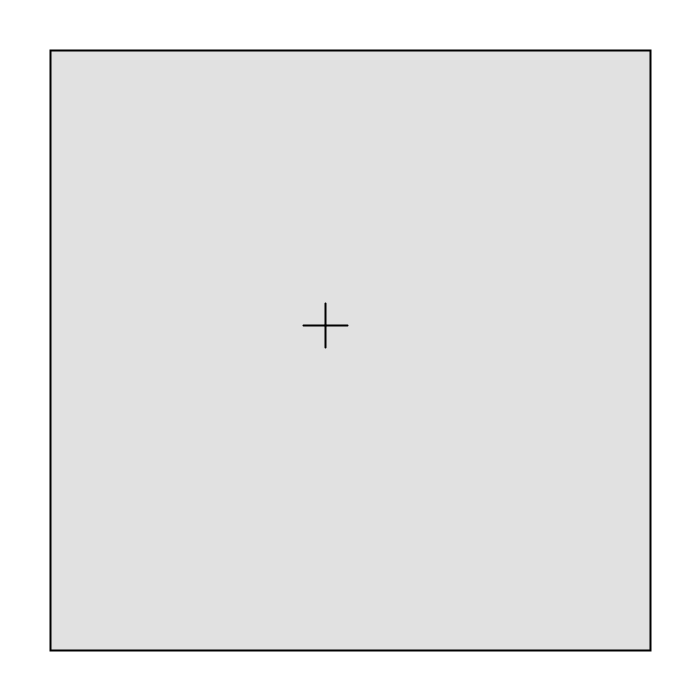
Frame 1 (no input)
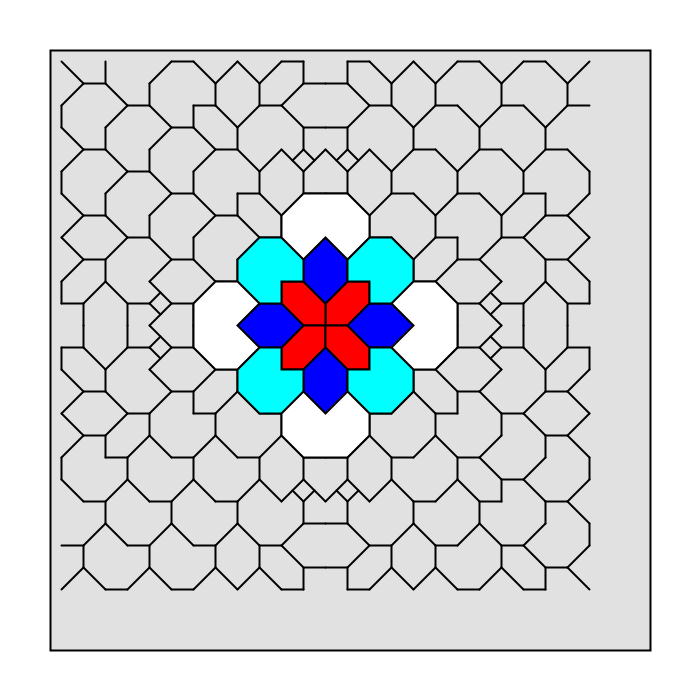
Frame 60 (the mouse pressed at the canvas centre just before this capture)
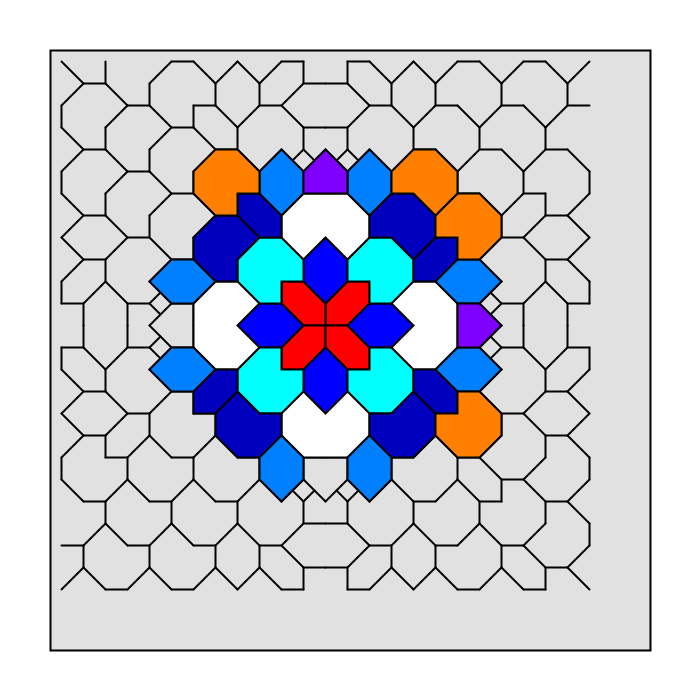
Frame 120 (the mouse held since frame 60 and released just before this capture)

The Processing sketch that drew these frames (run headless with seeded random() and noise(); from frame 60 on, the mouse is pressed at the canvas centre):

// Processing sketch: Cornelian_Crystal_3
// ── Cornelian_Crystal_3.pde
//PARAMETERS
int n = 50;
int fpsLines = 120;
int fpsPolygons = 60;
String colourMode = "distance"; //"distance" or "random"
color[] colours = {color(255,0,0),  color(0,255,0),  color(0,0,255), color(255,255,0), color(0,255,255), color(255,0,255), color(255), 
                   color(190,0,0),  color(0,190,0),  color(0,0,190), 
                   color(128,255,0), color(0,128,255), color(128,0,255), 
                   color(255,128,0), color(0,255,128), color(255,0,128)};
int maxPerimeter = 30;

int lineNumber = 0;
Corner[][] corners;
float cellSize;
ArrayList<Ray> toExpand = new ArrayList<Ray>();
ArrayList<Ray> toExpandNextGen = new ArrayList<Ray>();
ArrayList<Corner> toFill = new ArrayList<Corner>();
boolean running = true;
String phase = "drawing"; //"drawing", "filling", "tracing"
int numColours = colours.length;
int polyCount = 0;
int buffer = 0;
int pad = 50;
int iMid, jMid;
Polygon tracedPoly;
int iTrace;


void setup() {
  size(700, 700);
  background(255);
  strokeWeight(2);
  frameRate(fpsLines);
  if ( n % 2 == 0) n++;
  corners = new Corner[n][n];
  cellSize = (width-2*pad)/n;
   
  initializeGrid();

  iMid = n/2;
  jMid = n/2;

  Ray east = new Ray(iMid, jMid, 0);
  Ray north = new Ray(iMid, jMid, 90);
  Ray west = new Ray(iMid, jMid, 180);
  Ray south  = new Ray(iMid, jMid, 270);
 
  toExpand.add( east );
  toExpand.add( north );
  toExpand.add( west );
  toExpand.add( south );
  
  fill(225);
  square(pad, pad, width-2*pad);
}


void draw() {
  println("Frame", frameCount);
  if( phase.equals( "drawing" )) 
    drawNextGenerationOfEdges();  
  
  else if( phase.equals( "filling" )) 
    fillNextPolygon();
    
  else if( phase.equals( "tracing" ))  {
    println("Tracing...");
    strokeWeight(10);
    Edge e = tracedPoly.edges.get(iTrace);
    stroke(random(0,255),random(0,255),random(0,255));
    line(e.start.x, e.start.y, e.end.x, e.end.y);
    iTrace++;
    if (iTrace >= tracedPoly.edges.size() )
      phase = "filling";
  }
}

// ── a_Corner.pde
class Corner {
  int x, y;
  int i, j;
  int visitCount;
  boolean closed;
  ArrayList<Corner> connectedCorners;
  ArrayList<Edge> edgesOut, edgesIn;
  
  Corner(int x, int y, int i, int j) {
    this.x = x;
    this.y = y;
    this.i = i;
    this.j = j;
    this.visitCount = 0;
    this.closed = false;
    this.connectedCorners = new ArrayList<Corner>();
    this.edgesOut = new ArrayList<Edge>();
    this.edgesIn = new ArrayList<Edge>();
  }
  
  
  boolean isConnectedTo( Corner other ) {
    return this.connectedCorners.contains( other );
  }
  
  
  void disconnect() {
    this.edgesOut = new ArrayList<Edge>();
  }
  
  
  boolean isOnBorder() {
    return this.i==0 || this.i == n-1 || this.j==0 || this.j == n-1;
  }
  
  
  String info() {
    return this.i + "," + this.j + " out degree=" + this.edgesOut.size();
  }
  
  
  void printMe() {
    println(this.i + ",", this.j + "    ");
  }
  
  
  void paintMe(color col) {
    fill(col);
    circle(this.x, this.y, 10);
  }
}

// ── b_Edge.pde
class Edge {
  Corner start, end;
  String info;
  
  Edge(Corner s, Corner e) {
    this.start = s;
    this.end = e;
    this.info = "(" + s.i + "," + s.j + ")->(" + e.i + "," + e.j + ")";
  }
  
    
  boolean isOnBoundary() {
    int i1 = this.start.i;
    int j1 = this.start.j;
    int i2 = this.end.i;
    int j2 = this.end.j;    
    
    if( i1 <=1 && i2 <= 1 || j1 <=1  && j2 <=1 || i1 >= n-2 && i2 >= n-2 || j1 >= n-2 && j2 >= n-2 )
      return true;
      
    else
      return false;
  }
}

// ── c_Ray.pde
class Ray {
  int i, j;
  int theta;
  int distance;
  
  Ray(int i, int j, int t) {
    this.i = i;
    this.j = j;
    this.theta = t;
  }
}

// ── d_Polygon.pde
class Polygon {
  ArrayList<Corner> vertices;
  ArrayList<Edge> edges;
  color col;
  
  Polygon(color col) {
    this.vertices = new ArrayList<Corner>();
    this.edges = new ArrayList<Edge>();
    this.col = col;
  }
  
  void addVertex(Corner c, Edge from, color col) {
    this.vertices.add(c);
    this.edges.add(from);
    
  }
  
  
  void addFirstVertex(Corner c, color col) {
     this.vertices.add(c);
  }
  
  
  int findCycle() {
    int iLast = this.vertices.size()-1;
    Corner lastCorner = this.vertices.get(iLast);
    int i = iLast - 1;
    
    while( i >= 0  ) {
      Corner curr = this.vertices.get(i);
      if ( curr.equals(lastCorner) ) {
        return i;
      }
      else {
        i--; 
      }
    }
    
    return -1;
  }
  
  
  void paint(int iStart) {
    fill(this.col);
    
    beginShape();
    
    for( int i = iStart; i < this.vertices.size(); i++ ) {
      Corner c = this.vertices.get(i);
      vertex( c.x, c.y);
    }
    
    endShape(CLOSE);
  }
   
   
  void removeEdges() {
    for( int i=0; i < this.edges.size(); i++) {
      Edge e = this.edges.get(i);
      Corner c = this.vertices.get(i);
      c.edgesOut.remove(e);
    }
  }
  
  
  void trace() {
    color col = color(random(0,255),random(0,255),random(0,255)); 
    strokeWeight(5);
    Edge first = this.edges.get(0);
    fill(255);
    circle( first.start.x, first.start.y, 15);
    //for( int i=0; i < this.edges.size(); i++) {
    //  Edge e = this.edges.get(i);
    //  stroke(col);
    //  line(e.start.x, e.start.y, e.end.x, e.end.y);
    //}
    
    strokeWeight(1);
  }
  
  
}

// ── e_drawNextEdge.pde
void drawNextGenerationOfEdges() {
  while ( !toExpand.isEmpty() ) {
    Ray nextRay = toExpand.get(0);

    //Find the next ray in the list whose corner has visit-count less than 2
    while ( !toExpand.isEmpty() && corners[nextRay.i][nextRay.j].visitCount >= 2  ) {
      toExpand.remove( toExpand.get(0) );
      
      if( !toExpand.isEmpty()) 
        nextRay = toExpand.get(0);
    }

    if ( !toExpand.isEmpty() )
      growRay( nextRay );
  }
    
  if ( toExpandNextGen.isEmpty() ) {
    phase = "filling";
    toFill.add( corners[iMid][jMid] );
    frameRate(fpsPolygons);
  }
  
  else {
     toExpand = toExpandNextGen;
     toExpandNextGen = new ArrayList<Ray>();
  }
}

// ── f_growRay.pde
void growRay( Ray r ) {
  int iNext=0, jNext=0, theta2, theta3, dist;
  
  dist = setDistance( r );

  if ( r.theta == 0 ) {
    iNext = r.i;
    jNext = r.j + dist;
    
  } else if ( r.theta == 45 ) {
    iNext = r.i - dist;
    jNext = r.j + dist;
    
  } else if ( r.theta == 90 ) {
    iNext = r.i - dist;
    jNext = r.j;
   
  } else if ( r.theta == 135 ) {
    iNext = r.i - dist;
    jNext = r.j - dist;
    
  } else if ( r.theta == 180 ) {
    iNext = r.i;
    jNext = r.j - dist;
    
  } else if ( r.theta == 225 ) {
    iNext = r.i + dist;
    jNext = r.j - dist;
   
  } else if ( r.theta == 270 ) {
    iNext = r.i + dist;
    jNext = r.j;
    
  } else if ( r.theta == 315 ) {
    iNext = r.i + dist;
    jNext = r.j + dist;
   
  }
  stroke(0);

  try {
    Corner cStart = corners[r.i][r.j];
    Corner cEnd = corners[iNext][jNext];
    
    connect( cStart, cEnd );
    toFill.add( cStart );
    
    cEnd.visitCount++;

    theta2 = (r.theta - 45) % 360;
    theta3 = (r.theta + 45) % 360;
    if ( theta2 == -45 ) theta2 = 315;

    if( r.distance == 2 ) {
      toExpandNextGen.add( new Ray( iNext, jNext, theta2 ) );
      toExpandNextGen.add( new Ray( iNext, jNext, theta3 ) );
    }
 
  }
  catch(Exception e) {
  }

  toExpand.remove( toExpand.get(0) );
}

// ── g_fillNextPolygon.pde
void fillNextPolygon() {
  if ( !toFill.isEmpty() ) {
    Corner cOrigin = toFill.get(0);

    color col = getPolyColour(cOrigin);

    while ( cOrigin.edgesOut.size() > 0  ) {  
      Polygon p = new Polygon(col);
      Corner c1, c2;

      c1 = cOrigin;
      c2 = null;

      Edge prevEdge = null;
      int pathCount = 0;

      p.addFirstVertex(c1, color(150, 0, 0)); 

      int cycleStart = -1;
      println();
      
      while ( pathCount == 0 || cycleStart == -1  ) {
        print(pathCount + " ");
        Edge e = getNextCounterclockwiseEdge( c1, prevEdge );

        if ( e != null ) {
          c2 = e.end;
          p.addVertex(c2, e, color(255)); 
          c1 = c2;
          prevEdge = e;
          pathCount++;
          
          if( pathCount > maxPerimeter )
            break;

          if ( pathCount >= 3 ) {
            cycleStart = p.findCycle();
          }
        } 
        
        else {
         // removeFromQueue();
          break;
        }
      }

      if ( cycleStart != -1 ) {
        println(cycleStart);
        
        if ( cycleStart > 0 ) { 
          println("CYCLE START", cycleStart);
          p.col = color(0);
          p.vertices.get(0).paintMe(color(255, 0, 0));
          p.vertices.get(cycleStart).paintMe(color(255, 255, 0));
        }
        p.paint( cycleStart );
        p.removeEdges();
      } 
      
      else {
        println("Bad poly");
        //phase = "tracing";
        //tracedPoly = p;
        //frameRate(2);
        removeFromQueue();
      }
    }
    removeFromQueue();
  } 
  
  else {
    println("Finished painting");
    noLoop();
  }
}


Edge getNextCounterclockwiseEdge(Corner c, Edge prevEdge) {

  if ( c.edgesOut.size() == 0 )
    return null;

  else if ( prevEdge == null || c.edgesOut.size() == 1 ) {
    return c.edgesOut.get(0);
  } else {
    int indexOfNextEdge;
    int indexOfPrevEdge = c.edgesIn.indexOf( prevEdge );

    if (indexOfPrevEdge > 0) 
      indexOfNextEdge = indexOfPrevEdge - 1;  

    else 
    indexOfNextEdge = c.edgesOut.size()-1;

    return c.edgesOut.get(indexOfNextEdge);
  }
}

// ── z_Helper_Functions.pde
void addNeighboursToQueue( Corner c ) {
  for( Corner neighbour : c.connectedCorners ) {
    if( neighbour.edgesOut.size() > 0 ) {
      toFill.add( neighbour );
      //println("Adding neighbour", neighbour.i, neighbour.j);
    }
  }
}


void removeFromQueue() {
  if( !toFill.isEmpty() ) {
    Corner curr = toFill.get(0);
    toFill.remove( curr );
    curr.disconnect();    
  }
}


color getPolyColour( Corner c ) {
  if( colourMode.equals( "distance" ) ) {
    int distance = round( dist(c.i, c.j, iMid, jMid) );//(abs(c.i - iMid) + abs(c.j - jMid))/2;
    return colours[ distance % numColours ];
  }
  
  else if( colourMode.equals( "random" ) ) {
    return color(random(50,255), random(50,255), random(50,255));
  }
  
  else
    return color(0);
}


void initializeGrid() {
  int y = pad;
  
  for(int i=0; i<n; i++) {
    int x = pad;
    
    for(int j=0; j<n; j++) {
      corners[i][j] = new Corner(x, y, i, j);
      x += cellSize;
    }
    y += cellSize;
  }
}


int setDistance( Ray r ) {  //Returns either 1 or 2
  int dist = 2;
  
  if( r.theta == 45 ) {
    try {
      if( corners[r.i-2][r.j].isConnectedTo( corners[r.i][r.j+2]) ) 
        dist = 1;
    }
    catch( Exception e ) {}
  }
  
  else if( r.theta == 135 ) {
    try {
      if( corners[r.i-2][r.j].isConnectedTo( corners[r.i][r.j-2]) )
        dist = 1;
    }
    catch( Exception e ) {}
  }
  
  else if( r.theta == 225 ) {
    try {
      if( corners[r.i+2][r.j].isConnectedTo( corners[r.i][r.j-2]) )
        dist = 1;
    }
    catch( Exception e ) {}
  }
  
  else if( r.theta == 315 )  {
    try {
      if( corners[r.i+2][r.j].isConnectedTo( corners[r.i][r.j+2]) )
        dist = 1;
    }
    catch( Exception e ) {}
  }

  else
    dist = 2;
    
  r.distance = dist;
    
  return dist;
}


void connect( Corner c1, Corner c2 ) { 
  line( c1.x, c1.y, c2.x, c2.y );
   
  c1.connectedCorners.add( c2 );
  c2.connectedCorners.add( c1 ); 
  
  Edge e12 = new Edge(c1, c2);
  Edge e21 = new Edge(c2, c1);
  
  c1.edgesOut.add( e12 );
  c1.edgesIn.add( e21 );
  c2.edgesOut.add( e21 );
  c2.edgesIn.add( e12 );
}


void mouseClicked() {
  if( running )
    noLoop();
    
  else
    loop();
    
  running = !running;
}
